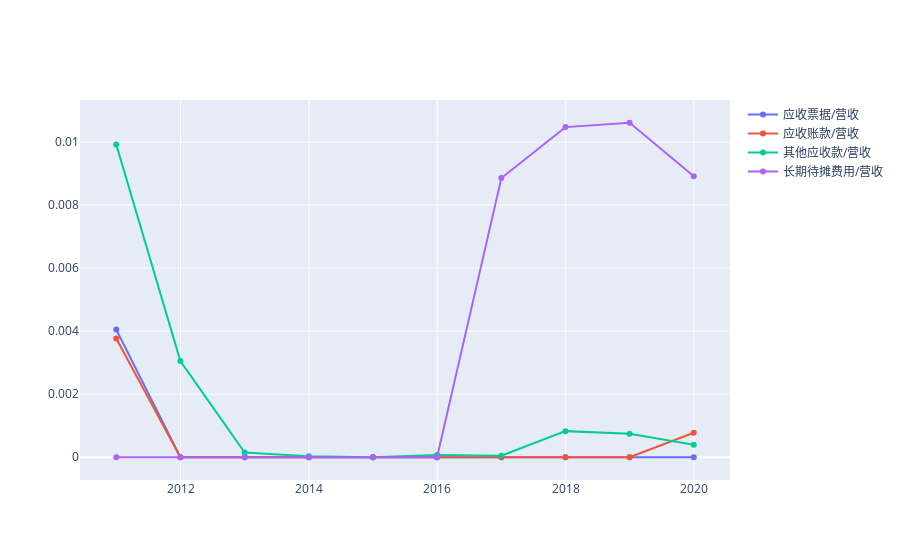

Here is the notebook cell this chart was saved with:
### Code cell
fig = go.Figure()
for col in cols_rec:
    fig.add_trace(go.Scatter(x=data_df.index, y=data_df[col]/data_df.total_revenue, name=cols_rec[col]+"/营收"))
fig.show()

### Figure 1 — Plotly figure (JSON) as saved in the notebook; plotly's stock layout.template omitted (floating-point values rounded to 4 significant figures)
{"data": [{"name": "应收票据/营收", "type": "scatter", "x": ["2010-12-31", "2011-12-31", "2012-12-31", "2013-12-31", "2014-12-31", "2015-12-31", "2016-12-31", "2017-12-31", "2018-12-31", "2019-12-31"], "y": [0.004049, 0, 0, 0, 0, 0, 0, 0, 0, 0]}, {"name": "应收账款/营收", "type": "scatter", "x": ["2010-12-31", "2011-12-31", "2012-12-31", "2013-12-31", "2014-12-31", "2015-12-31", "2016-12-31", "2017-12-31", "2018-12-31", "2019-12-31"], "y": [0.003768, 0, 0, 0, 0, 0, 0, 0, 0, 0.0007774]}, {"name": "其他应收款/营收", "type": "scatter", "x": ["2010-12-31", "2011-12-31", "2012-12-31", "2013-12-31", "2014-12-31", "2015-12-31", "2016-12-31", "2017-12-31", "2018-12-31", "2019-12-31"], "y": [0.009918, 0.00305, 0.0001491, 3.083e-05, 1.332e-06, 7.31e-05, 4.597e-05, 0.0008286, 0.0007423, 0.0003934]}, {"name": "长期待摊费用/营收", "type": "scatter", "x": ["2010-12-31", "2011-12-31", "2012-12-31", "2013-12-31", "2014-12-31", "2015-12-31", "2016-12-31", "2017-12-31", "2018-12-31", "2019-12-31"], "y": [0, 0, 0, 0, 0, 0, 0.008858, 0.01047, 0.01061, 0.008912]}], "layout": {"autosize": true, "xaxis": {"autorange": true, "range": ["2010-06-17 17:58:31.8016", "2020-07-14 06:01:28.1984"], "type": "date"}, "yaxis": {"autorange": true, "range": [-0.0007772, 0.01139], "type": "linear"}}}
